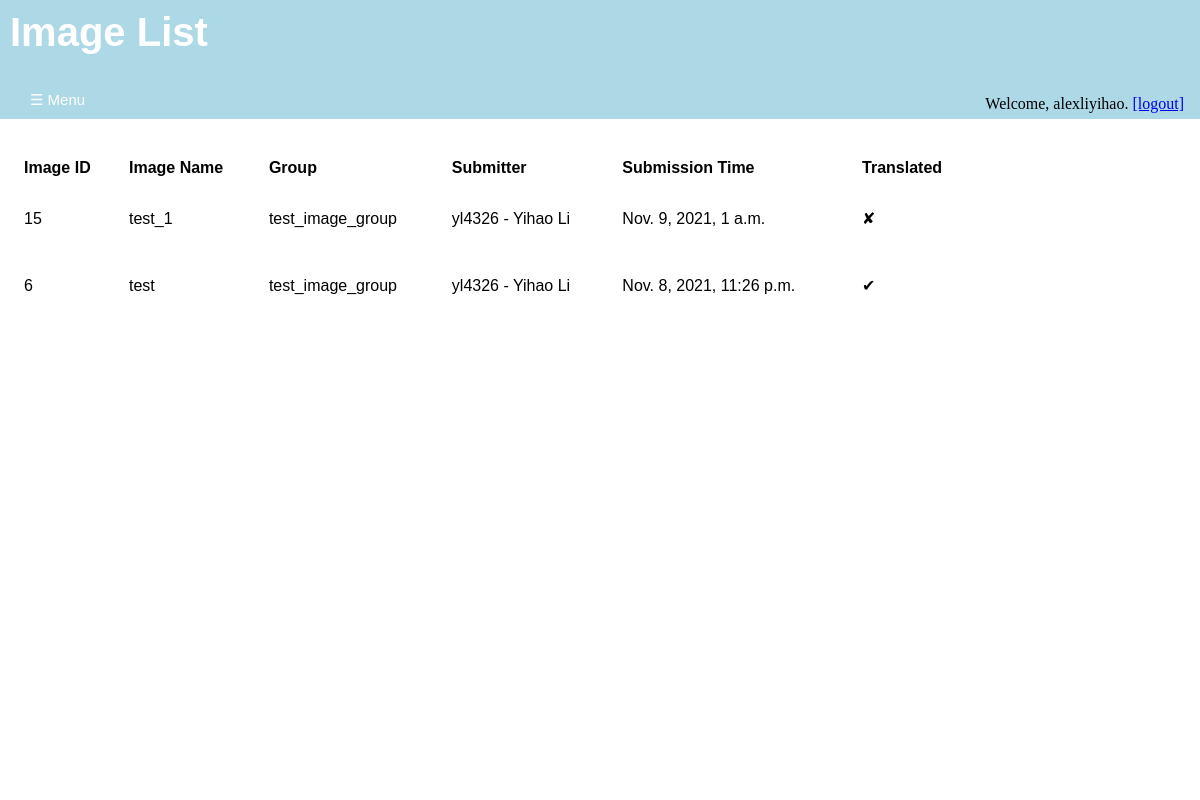
/annotations/image_list/ (signed in), run on an earlier commit of the app's database.
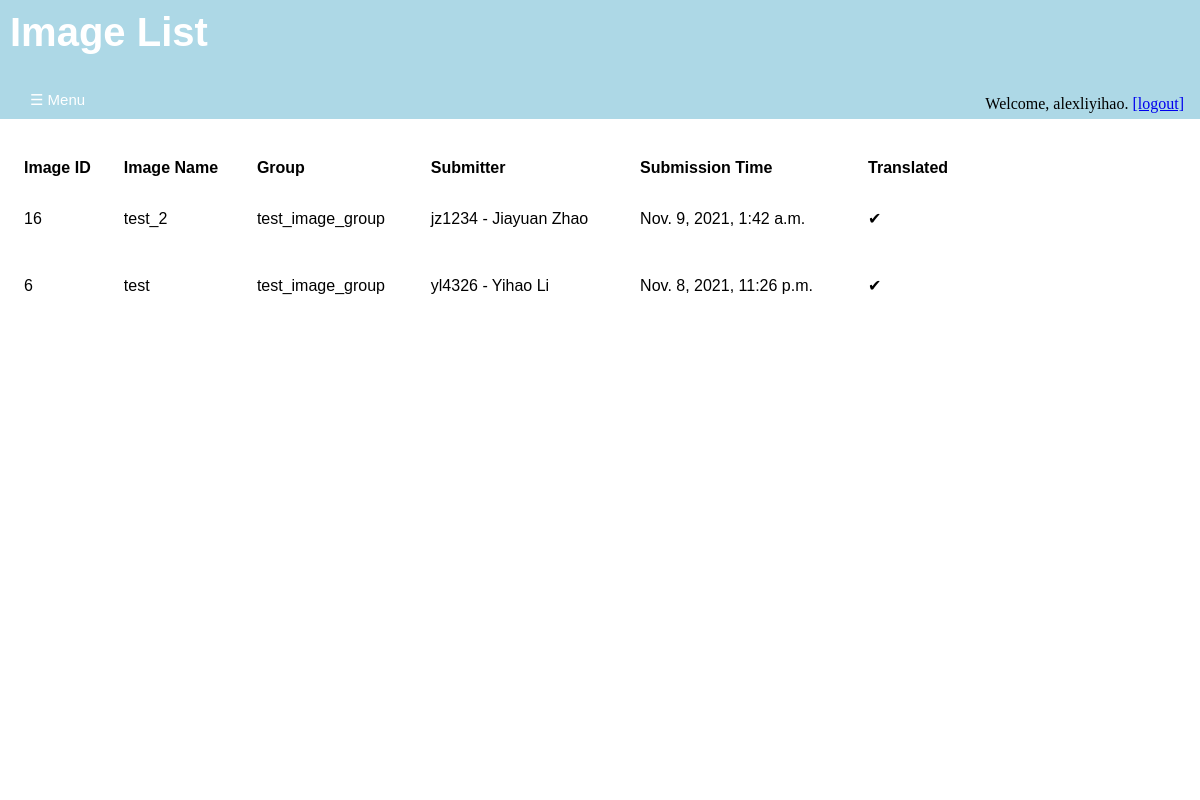
And on a later commit of the database.
### annotations/models.py (models this page shows, shortened)
class Image(models.Model):
    image_name = models.CharField(max_length = 200, unique=True)
    submission_date = models.DateTimeField('date of submission')
    image_upload = models.FileField(upload_to = svs_rename)
    translated = models.BooleanField(default= 'False')
    svs_path = models.FilePathField(path = "/home/alexliyihao/svss", match = ".*\.svs", null = True, blank = True)
    dzi_path = models.FilePathField(path = "/home/alexliyihao/dzis", match = ".*\.dzi", null = True, blank = True)
    height = models.PositiveIntegerField(null = True, blank = True)
    width = models.PositiveIntegerField(null = True, blank = True)
    image_description = models.TextField()
    completely_annotated = models.BooleanField(default = 'False')
    group = models.ForeignKey(ImageGroup, on_delete=models.SET_NULL, blank = True, null = True)
    submit_user = models.ForeignKey(User, on_delete=models.PROTECT, blank = True, null = True)

class ImageGroup(models.Model):
    group_name = models.CharField(max_length = 200, unique=True)
    group_description = models.TextField()
    def __str__(self):
      return self.group_name

class User(auth_user):
    UNI = models.CharField(max_length = 8, unique=True)
    register_date = models.DateTimeField('date of registration', blank = True)
    organizations = models.ForeignKey('Organization', on_delete=models.PROTECT,null = True, blank = True)
    def __str__(self):
      return f"{self.UNI} - {self.first_name} {self.last_name}"

### annotations/views.py (the view)
# urls.py: path('image_list/', views.ImageListView.as_view(), name='image-list'),
class ImageListView(generic.ListView):
    template_name = 'annotations/image_list.html'
    context_object_name = 'image_list'
    def get_queryset(self):
        return Image.objects.order_by('-submission_date')

### annotations/templates/annotations/image_list.html (shortened to what this page needs)
{% extends 'annotations/base.html' %}
{% block content %}
  {% if image_list %}
    <div id='title' class='title'>
      <h1>Image List</h1>
      <div id='login-widget' class='login-widget'>
      {% if user.is_authenticated %}
         <p>Welcome, {{ user.get_username }}.</p>
         <a href="{% url 'annotations:logout' %}">[logout]</a>
      {% else %}
        <p>Welcome, new user.</p>
        <a href="{% url 'annotations:login' %}" >[login]</a>
        <a href="{% url 'annotations:registration' %}" >[register]</a>
      {% endif %}
      </div>
      <button class="openbutton" onclick="openNav()">&#9776; Menu</button>
    </div>
    <div id='body' class='body'>
      <table>
        <tr>
          <th>Image ID</th>
          <th>Image Name</th>
          <th>Group</th>
          <th>Submitter</th>
          <th>Submission Time</th>
          <th>Translated</th>
        </tr>
        {% for image in image_list %}
          <tr>
            <td>{{image.pk}}</td>
            <td>
            {% if image.translated %}
               <a href="{% url 'annotations:image-views' image.id %}">{{ image.image_name }}
               </a>
            {% else %}
               <a>{{image.image_name}}</a>
            {% endif %}
            <td><a> {{ image.group }} </a></td>
            <td><a> {{ image.submit_user }}</a></td>
            <td><a> {{ image.submission_date }}</a></td>
            <td><p> {{ image.translated|yesno:"✔,✘" }} </p></td>
           </tr>
        {% endfor %}
      </table>
    </div>
  {% else %}
    <div id='title' class = "title">
      <h1>No images are available.</h1>
    </div>
  {% endif %}
{% endblock %}

What changed in the data, as far as the page shows it:
removed Image: pk "15", image_name "test_1", group "test_image_group", submit_user "yl4326 - Yihao Li", submission_date "Nov. 9, 2021, 1 a.m.", translated "✘"
added Image: pk "16", image_name "test_2", group "test_image_group", submit_user "jz1234 - Jiayuan Zhao", submission_date "Nov. 9, 2021, 1:42 a.m.", translated "✔"
